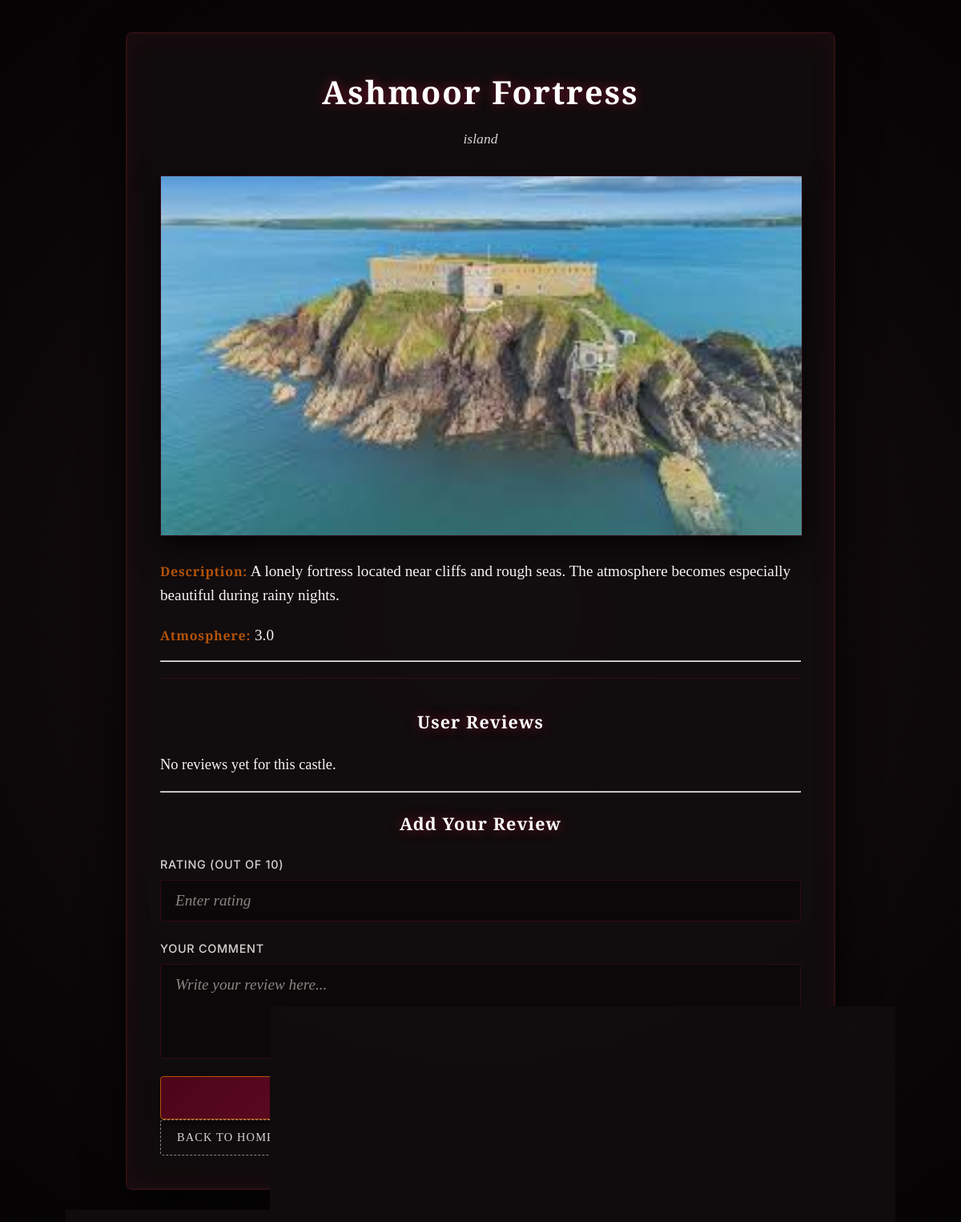
The app's page /review/5/ (signed in) with its own data.
### core/models.py (models this page shows, shortened)
class Destination(models.Model):
    posted_by = models.ForeignKey(User, on_delete=models.SET_NULL, null=True, blank=True, related_name='destinations' )
    castle = models.CharField(max_length=100, unique=True)
    country = models.CharField(max_length=100)
    description = models.TextField()
    image = models.ImageField(upload_to="images/", blank=True, null=True)
    atmosphere = models.FloatField()
    tags = models.ManyToManyField('Tag',related_name="destinations", blank=True)

### core/views.py (the view, shortened to what this page needs)
# urls.py: path('review/<int:Destination_id>/', review_view, name='review_view'),
def review_view(request, Destination_id):
    watching = get_object_or_404(Destination, id=Destination_id)
    rev = Review.objects.filter(user=request.user, destination=watching)
    return render(request, 'core/review.html', {'watching': watching})

### templates/core/review.html (shortened to what this page needs)
<!DOCTYPE html>
<html lang="en">
<head>
    {% load static %}
    <link rel="stylesheet" href="{% static 'core/styles.css' %}">
</head>
<body>
    <div class="page-wrapper">
        <div class="auth-card" style="max-width: 800px;">
            <div class="destination-detail mb-4">
                <h1 class="review-title">{{ watching.castle }}</h1>
                <p class="subtitle">{{ watching.country }}</p>
                {% if watching.image %}
                    <img src="{{ watching.image.url }}" alt="{{ watching.castle }}" class="card-img-top rounded-3 mb-3">
                {% endif %}
                <p class="review-item"><strong>Description:</strong> {{ watching.description }}</p>
                <p class="review-item"><strong>Atmosphere:</strong> {{ watching.atmosphere }}</p>
            </div>
            <hr>
            <div class="review-section">
                <h3 class="mb-3">User Reviews</h3>
                {% if watching.review_set.all %}
                    {% for review in watching.review_set.all %}
                    <div class="review-card mb-3 p-3 border rounded-3">
                        <p class="review-meta mb-1"><strong>{{ review.user }}</strong> rated it: {{ review.rating }}/10</p>
                        <p class="review-text mb-0">"{{ review.comment }}"</p>
                        <a href="{% url 'Update_view' id=review.id %}">Edit Review</a>
                        <br>
                        <a href="{%url 'delete_review' review.id %}" method="POST">delete Review</a>
                </div>
                    {% endfor %}
                {% else %}
                    <p class="text-muted">No reviews yet for this castle.</p>
                {% endif %}
            </div>
            <hr>
            <div class="add-review-section">
                <h3 class="mb-3">Add Your Review</h3>
                <form method="POST" class="auth-form">
                    <label>
                        Rating (out of 10)
                        <input type="number" name="rating" min="1" max="10" placeholder="Enter rating" required>
                    </label>
                    <label>
                        Your Comment
                        <textarea name="comment" placeholder="Write your review here..." rows="4" required></textarea>
                    </label>
                    <button type="submit" class="btn">Submit Review</button>
                </form>
            </div>
            <a href="{% url 'home' %}" class="back-home-btn mt-4">Back to Home</a>
        </div>
    </div>
</body>
</html>

### static/core/styles.css (style rules this page uses)
:root { --bg-base: #060405; --bg-surface: #0f0b0c; --bg-card: rgba(18, 14, 15, 0.85); --bg-card-hover: rgba(26, 20, 21, 0.95); --accent-crimson: #881337; --accent-crimson-bright: #e11d48; --accent-gold: #b45309; --accent-gold-bright: #fbbf24; --border-gothic: rgba(136, 19, 55, 0.3); --border-gothic-bright: rgba(225, 29, 72, 0.6); --border-gold: rgba(180, 83, 9, 0.35); --border-gold-bright: rgba(251, 191, 36, 0.75); --text-primary: #f5f5f4; --text-secondary: #d6d3d1; --text-muted: #8c8581; --font-heading: 'Cinzel', serif; --font-body: 'Cormorant Garamond', serif; --font-ui: 'Inter', sans-serif; --gold-glow: rgba(251, 191, 36, 0.35); --primary-glow: rgba(225, 29, 72, 0.5); }
body { margin: 0; min-height: 100vh; font-family: var(--font-body); background: radial-gradient(circle at center, #160f11 0%, #0d0809 60%, #050304 100%); color: var(--text-primary); font-size: 1.15rem; line-height: 1.6; }
.page-wrapper { display: flex; align-items: center; justify-content: center; min-height: 100vh; padding: 40px 24px; box-sizing: border-box; }
.auth-card { width: 100%; max-width: 460px; padding: 42px; background: var(--bg-card); border: 1px solid var(--border-gothic); border-radius: 8px; box-shadow: 0 20px 50px rgba(0, 0, 0, 0.8), inset 0 0 30px rgba(136, 19, 55, 0.15); backdrop-filter: blur(12px); position: relative; overflow: hidden; }
.auth-card::before { content: ''; position: absolute; top: 0; left: 0; width: 100%; height: 100%; border: 1px solid rgba(180, 83, 9, 0.1); pointer-events: none; box-sizing: border-box; }
.auth-card h1, .auth-card h3 { font-family: var(--font-heading); font-weight: 700; color: #ffffff; text-shadow: 0 0 15px rgba(225, 29, 72, 0.5); letter-spacing: 0.05em; text-align: center; }
.auth-card h1 { font-size: 2.5rem; margin: 0 0 12px; }
.subtitle { margin: 0 0 32px; color: var(--text-secondary); font-style: italic; text-align: center; font-size: 1.1rem; }
.auth-form { display: grid; gap: 22px; }
.auth-form label { display: grid; gap: 8px; font-family: var(--font-ui); font-size: 0.9rem; font-weight: 500; color: var(--text-secondary); letter-spacing: 0.05em; text-transform: uppercase; }
.auth-form input, .auth-form textarea { width: 100%; padding: 14px 18px; border: 1px solid var(--border-gothic); border-radius: 4px; background: rgba(10, 8, 9, 0.8); color: #ffffff; font-family: var(--font-body); font-size: 1.2rem; transition: all 0.3s ease; box-sizing: border-box; }
.auth-form input::placeholder, .auth-form textarea::placeholder { color: var(--text-muted); font-style: italic; }
.btn { display: inline-block; width: 100%; padding: 14px 0; border: 1px solid var(--accent-gold); border-radius: 4px; background: linear-gradient(135deg, #4c0519 0%, #881337 100%); color: #ffffff; font-family: var(--font-heading); font-weight: 700; font-size: 1.1rem; letter-spacing: 0.1em; cursor: pointer; transition: all 0.3s ease; box-shadow: 0 4px 15px rgba(0, 0, 0, 0.4); text-transform: uppercase; text-decoration: none; text-align: center; }
.review-section { margin-top: 20px; border-top: 1px double var(--border-gothic); padding-top: 15px; }
.destination-detail img { border: 1px solid var(--border-gothic); box-shadow: 0 15px 35px rgba(0, 0, 0, 0.7); width: 100%; height: auto; }
.review-title { font-family: var(--font-heading); color: #ffffff; text-shadow: 0 0 15px rgba(225, 29, 72, 0.5); margin-bottom: 10px; letter-spacing: 0.04em; }
.review-item { color: var(--text-primary); font-size: 1.2rem; margin-bottom: 15px; }
.review-item strong { font-family: var(--font-heading); color: var(--accent-gold); font-size: 1rem; letter-spacing: 0.05em; }
.back-home-btn { display: inline-block; text-align: center; background-color: transparent !important; border: 1px dashed var(--text-muted) !important; color: var(--text-secondary) !important; text-decoration: none !important; padding: 10px 20px; border-radius: 4px; transition: all 0.3s ease; font-family: var(--font-heading); font-size: 0.9rem; letter-spacing: 0.08em; text-transform: uppercase; }

### records on screen
Destination: castle "Ashmoor Fortress", country "island", image (picture), description "A lonely fortress located near cliffs and rough seas. The atmosphere becomes especially beautiful during rainy nights.", atmosphere "3.0"
